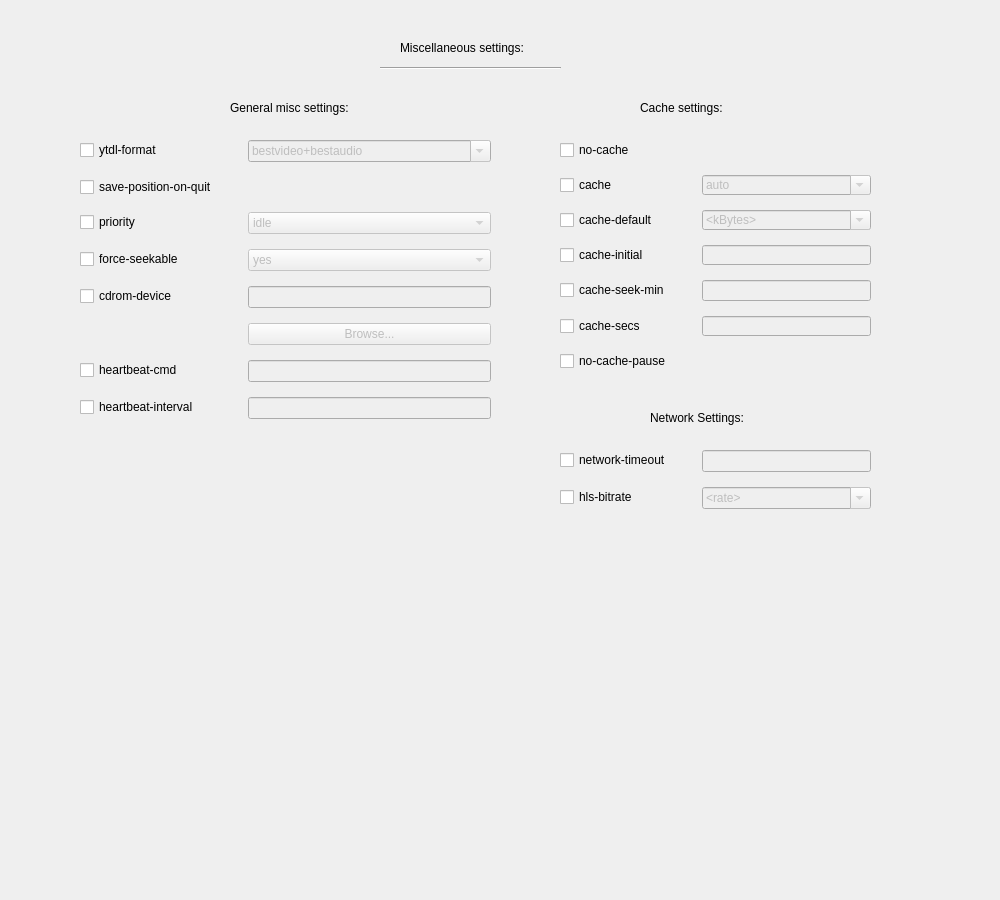
<?xml version="1.0" encoding="UTF-8"?>
<ui version="4.0">
 <class>tabMisc</class>
 <widget class="QWidget" name="tabMisc">
  <property name="geometry">
   <rect>
    <x>0</x>
    <y>0</y>
    <width>1000</width>
    <height>900</height>
   </rect>
  </property>
  <property name="windowTitle">
   <string>Form</string>
  </property>
  <widget class="QLabel" name="label_misc_settings">
   <property name="geometry">
    <rect>
     <x>400</x>
     <y>40</y>
     <width>161</width>
     <height>16</height>
    </rect>
   </property>
   <property name="text">
    <string>Miscellaneous settings:</string>
   </property>
  </widget>
  <widget class="Line" name="line">
   <property name="geometry">
    <rect>
     <x>380</x>
     <y>60</y>
     <width>181</width>
     <height>16</height>
    </rect>
   </property>
   <property name="orientation">
    <enum>Qt::Horizontal</enum>
   </property>
  </widget>
  <widget class="QWidget" name="formLayoutWidget">
   <property name="geometry">
    <rect>
     <x>80</x>
     <y>130</y>
     <width>411</width>
     <height>321</height>
    </rect>
   </property>
   <layout class="QFormLayout" name="formLayout">
    <property name="labelAlignment">
     <set>Qt::AlignLeading|Qt::AlignLeft|Qt::AlignVCenter</set>
    </property>
    <property name="horizontalSpacing">
     <number>30</number>
    </property>
    <property name="verticalSpacing">
     <number>15</number>
    </property>
    <property name="topMargin">
     <number>10</number>
    </property>
    <item row="0" column="0">
     <widget class="QCheckBox" name="box_ytdl_format">
      <property name="text">
       <string>ytdl-format</string>
      </property>
     </widget>
    </item>
    <item row="0" column="1">
     <widget class="QComboBox" name="comboBox_ytdl_format">
      <property name="enabled">
       <bool>false</bool>
      </property>
      <property name="editable">
       <bool>true</bool>
      </property>
      <item>
       <property name="text">
        <string>bestvideo+bestaudio</string>
       </property>
      </item>
      <item>
       <property name="text">
        <string>133+bestaudio</string>
       </property>
      </item>
      <item>
       <property name="text">
        <string>134+bestaudio</string>
       </property>
      </item>
      <item>
       <property name="text">
        <string>135+bestaudio</string>
       </property>
      </item>
      <item>
       <property name="text">
        <string>136+bestaudio</string>
       </property>
      </item>
      <item>
       <property name="text">
        <string>137+bestaudio</string>
       </property>
      </item>
      <item>
       <property name="text">
        <string>138+bestaudio</string>
       </property>
      </item>
      <item>
       <property name="text">
        <string>139+bestaudio</string>
       </property>
      </item>
     </widget>
    </item>
    <item row="1" column="0">
     <widget class="QCheckBox" name="box_save_position_on_quit">
      <property name="text">
       <string>save-position-on-quit</string>
      </property>
     </widget>
    </item>
    <item row="2" column="0">
     <widget class="QCheckBox" name="box_priority">
      <property name="text">
       <string>priority</string>
      </property>
     </widget>
    </item>
    <item row="2" column="1">
     <widget class="QComboBox" name="comboBox_priority">
      <property name="enabled">
       <bool>false</bool>
      </property>
      <item>
       <property name="text">
        <string>idle</string>
       </property>
      </item>
      <item>
       <property name="text">
        <string>belownormal</string>
       </property>
      </item>
      <item>
       <property name="text">
        <string>normal</string>
       </property>
      </item>
      <item>
       <property name="text">
        <string>abovenormal</string>
       </property>
      </item>
      <item>
       <property name="text">
        <string>high</string>
       </property>
      </item>
      <item>
       <property name="text">
        <string>realtime</string>
       </property>
      </item>
     </widget>
    </item>
    <item row="3" column="0">
     <widget class="QCheckBox" name="box_force_seekable">
      <property name="text">
       <string>force-seekable</string>
      </property>
     </widget>
    </item>
    <item row="3" column="1">
     <widget class="QComboBox" name="comboBox_force_seekable">
      <property name="enabled">
       <bool>false</bool>
      </property>
      <item>
       <property name="text">
        <string>yes</string>
       </property>
      </item>
      <item>
       <property name="text">
        <string>no</string>
       </property>
      </item>
     </widget>
    </item>
    <item row="4" column="0">
     <widget class="QCheckBox" name="box_cdrom_device">
      <property name="text">
       <string>cdrom-device</string>
      </property>
     </widget>
    </item>
    <item row="4" column="1">
     <widget class="QLineEdit" name="valuebox_cdrom_device">
      <property name="enabled">
       <bool>false</bool>
      </property>
     </widget>
    </item>
    <item row="5" column="1">
     <widget class="QPushButton" name="button_browse_cdrom">
      <property name="enabled">
       <bool>false</bool>
      </property>
      <property name="text">
       <string>Browse...</string>
      </property>
     </widget>
    </item>
    <item row="6" column="0">
     <widget class="QCheckBox" name="box_heartbeat_cmd">
      <property name="text">
       <string>heartbeat-cmd</string>
      </property>
     </widget>
    </item>
    <item row="6" column="1">
     <widget class="QLineEdit" name="valuebox_heartbeat_cmd">
      <property name="enabled">
       <bool>false</bool>
      </property>
     </widget>
    </item>
    <item row="7" column="0">
     <widget class="QCheckBox" name="box_heartbeat_interval">
      <property name="text">
       <string>heartbeat-interval</string>
      </property>
     </widget>
    </item>
    <item row="7" column="1">
     <widget class="QLineEdit" name="valuebox_heartbeat_interval">
      <property name="enabled">
       <bool>false</bool>
      </property>
     </widget>
    </item>
   </layout>
  </widget>
  <widget class="QWidget" name="formLayoutWidget_2">
   <property name="geometry">
    <rect>
     <x>560</x>
     <y>130</y>
     <width>311</width>
     <height>241</height>
    </rect>
   </property>
   <layout class="QFormLayout" name="cacheLayout">
    <property name="labelAlignment">
     <set>Qt::AlignLeading|Qt::AlignLeft|Qt::AlignVCenter</set>
    </property>
    <property name="horizontalSpacing">
     <number>30</number>
    </property>
    <property name="verticalSpacing">
     <number>15</number>
    </property>
    <property name="topMargin">
     <number>10</number>
    </property>
    <item row="1" column="0">
     <widget class="QCheckBox" name="box_cache">
      <property name="text">
       <string>cache</string>
      </property>
     </widget>
    </item>
    <item row="1" column="1">
     <widget class="QComboBox" name="comboBox_cache">
      <property name="enabled">
       <bool>false</bool>
      </property>
      <property name="editable">
       <bool>true</bool>
      </property>
      <item>
       <property name="text">
        <string>auto</string>
       </property>
      </item>
      <item>
       <property name="text">
        <string>&lt;kBytes&gt;</string>
       </property>
      </item>
      <item>
       <property name="text">
        <string>yes</string>
       </property>
      </item>
      <item>
       <property name="text">
        <string>no</string>
       </property>
      </item>
     </widget>
    </item>
    <item row="2" column="0">
     <widget class="QCheckBox" name="box_cache_default">
      <property name="accessibleName">
       <string/>
      </property>
      <property name="text">
       <string>cache-default</string>
      </property>
     </widget>
    </item>
    <item row="2" column="1">
     <widget class="QComboBox" name="comboBox_cache_default">
      <property name="enabled">
       <bool>false</bool>
      </property>
      <property name="editable">
       <bool>true</bool>
      </property>
      <item>
       <property name="text">
        <string>&lt;kBytes&gt;</string>
       </property>
      </item>
      <item>
       <property name="text">
        <string>no</string>
       </property>
      </item>
     </widget>
    </item>
    <item row="3" column="0">
     <widget class="QCheckBox" name="box_cache_initial">
      <property name="text">
       <string>cache-initial</string>
      </property>
     </widget>
    </item>
    <item row="3" column="1">
     <widget class="QLineEdit" name="valuebox_cache_initial">
      <property name="enabled">
       <bool>false</bool>
      </property>
     </widget>
    </item>
    <item row="4" column="0">
     <widget class="QCheckBox" name="box_cache_seek_min">
      <property name="text">
       <string>cache-seek-min</string>
      </property>
     </widget>
    </item>
    <item row="4" column="1">
     <widget class="QLineEdit" name="valuebox_cache_seek_min">
      <property name="enabled">
       <bool>false</bool>
      </property>
     </widget>
    </item>
    <item row="0" column="0">
     <widget class="QCheckBox" name="box_no_cache">
      <property name="text">
       <string>no-cache</string>
      </property>
     </widget>
    </item>
    <item row="5" column="0">
     <widget class="QCheckBox" name="box_cache_secs">
      <property name="text">
       <string>cache-secs</string>
      </property>
     </widget>
    </item>
    <item row="5" column="1">
     <widget class="QLineEdit" name="valuebox_cache_secs">
      <property name="enabled">
       <bool>false</bool>
      </property>
     </widget>
    </item>
    <item row="6" column="0">
     <widget class="QCheckBox" name="box_no_cache_pause">
      <property name="text">
       <string>no-cache-pause</string>
      </property>
     </widget>
    </item>
   </layout>
  </widget>
  <widget class="QWidget" name="formLayoutWidget_3">
   <property name="geometry">
    <rect>
     <x>560</x>
     <y>440</y>
     <width>311</width>
     <height>171</height>
    </rect>
   </property>
   <layout class="QFormLayout" name="networkLayout">
    <property name="labelAlignment">
     <set>Qt::AlignLeading|Qt::AlignLeft|Qt::AlignVCenter</set>
    </property>
    <property name="horizontalSpacing">
     <number>30</number>
    </property>
    <property name="verticalSpacing">
     <number>15</number>
    </property>
    <property name="topMargin">
     <number>10</number>
    </property>
    <item row="0" column="0">
     <widget class="QCheckBox" name="box_network_timeout">
      <property name="text">
       <string>network-timeout</string>
      </property>
     </widget>
    </item>
    <item row="0" column="1">
     <widget class="QLineEdit" name="valuebox_network_timeout">
      <property name="enabled">
       <bool>false</bool>
      </property>
     </widget>
    </item>
    <item row="1" column="0">
     <widget class="QCheckBox" name="box_hls_bitrate">
      <property name="text">
       <string>hls-bitrate</string>
      </property>
     </widget>
    </item>
    <item row="1" column="1">
     <widget class="QComboBox" name="comboBox_hls_bitrate">
      <property name="enabled">
       <bool>false</bool>
      </property>
      <property name="editable">
       <bool>true</bool>
      </property>
      <item>
       <property name="text">
        <string>&lt;rate&gt;</string>
       </property>
      </item>
      <item>
       <property name="text">
        <string>no</string>
       </property>
      </item>
      <item>
       <property name="text">
        <string>min</string>
       </property>
      </item>
      <item>
       <property name="text">
        <string>max</string>
       </property>
      </item>
     </widget>
    </item>
   </layout>
  </widget>
  <widget class="QLabel" name="label_general">
   <property name="geometry">
    <rect>
     <x>230</x>
     <y>100</y>
     <width>181</width>
     <height>16</height>
    </rect>
   </property>
   <property name="text">
    <string>General misc settings:</string>
   </property>
  </widget>
  <widget class="QLabel" name="label_cache_settings">
   <property name="geometry">
    <rect>
     <x>640</x>
     <y>100</y>
     <width>131</width>
     <height>16</height>
    </rect>
   </property>
   <property name="text">
    <string>Cache settings:</string>
   </property>
  </widget>
  <widget class="QLabel" name="label_network_settings">
   <property name="geometry">
    <rect>
     <x>650</x>
     <y>410</y>
     <width>121</width>
     <height>16</height>
    </rect>
   </property>
   <property name="text">
    <string>Network Settings:</string>
   </property>
  </widget>
 </widget>
 <resources/>
 <connections>
  <connection>
   <sender>box_cdrom_device</sender>
   <signal>toggled(bool)</signal>
   <receiver>button_browse_cdrom</receiver>
   <slot>setEnabled(bool)</slot>
   <hints>
    <hint type="sourcelabel">
     <x>221</x>
     <y>315</y>
    </hint>
    <hint type="destinationlabel">
     <x>389</x>
     <y>356</y>
    </hint>
   </hints>
  </connection>
 </connections>
</ui>
